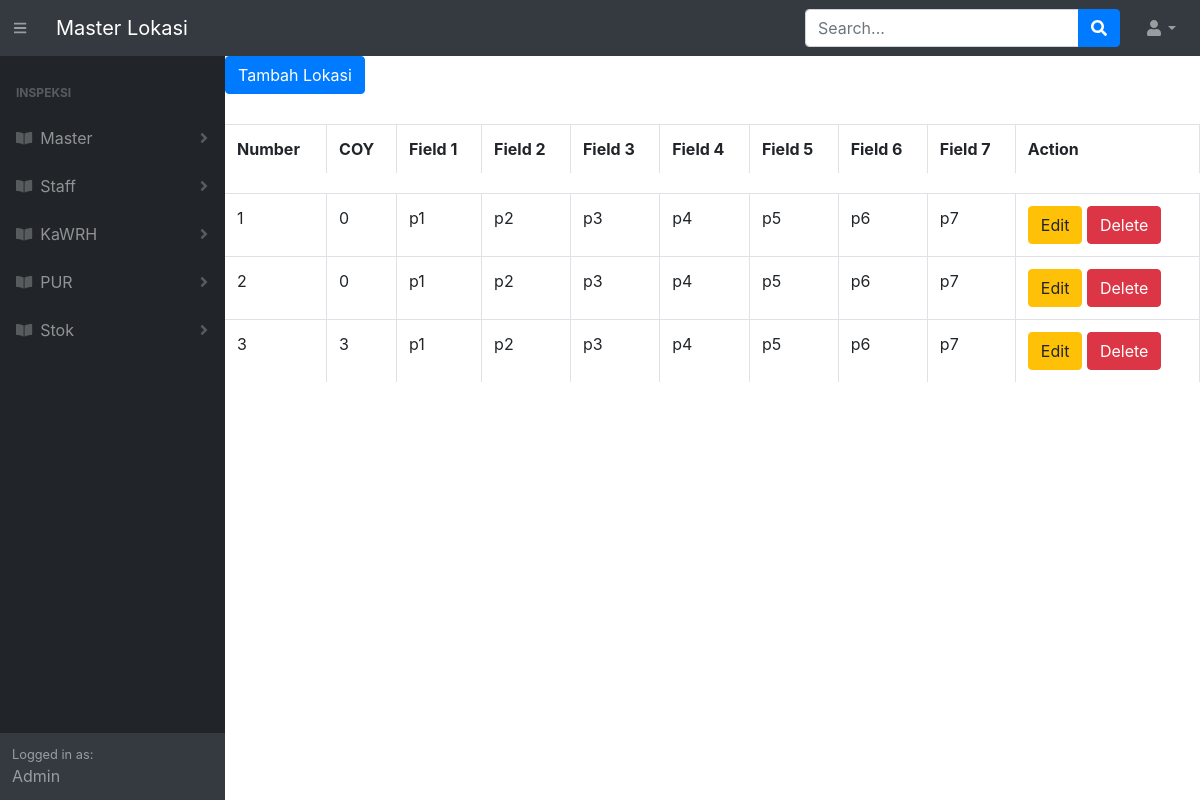
Before: /master_lokasi.php with the older database file.
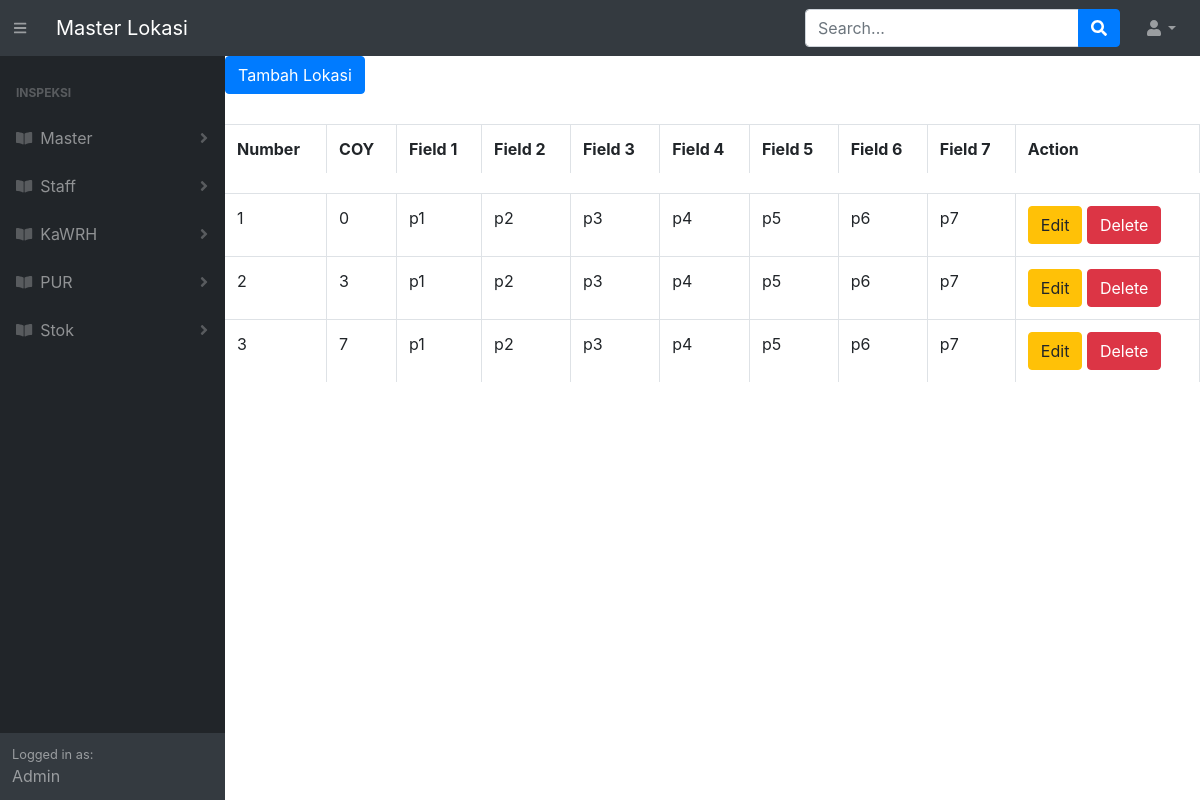
After: the same page with the newer database file.
### tables this page shows
CREATE TABLE `master_lokasi` (
  `id_lokasi` int(20) NOT NULL,
  `id_company` int(11) NOT NULL,
  `field1` varchar(20) NOT NULL,
  `field2` varchar(20) NOT NULL,
  `field3` varchar(20) NOT NULL,
  `field4` varchar(20) NOT NULL,
  `field5` varchar(20) NOT NULL,
  `field6` varchar(20) NOT NULL,
  `field7` varchar(20) NOT NULL
);

### master_lokasi.php (the view, shortened to what the changed rows need)
<?php
    require 'function.php';
?>
<!DOCTYPE html>
<html lang="en">
    <head>
        <link href="css/styles.css" rel="stylesheet" />
        <link href="https://cdn.datatables.net/1.10.20/css/dataTables.bootstrap4.min.css" rel="stylesheet" />
    </head>
    <body class="sb-nav-fixed">
        <div id="layoutSidenav">
            <div id="layoutSidenav_content">
            <main>
                        <div class="table-responsive">
                            <br>
                            <table class="table table-bordered" id="dataTable" width="100%" cellspacing="0">
                                <th>Number</th>
                                <th>COY </th>
                                <th>Field 1</th>
                                <th>Field 2</th>
                                <th>Field 3</th>
                                <th>Field 4</th>
                                <th>Field 5</th>
                                <th>Field 6</th>
                                <th>Field 7</th>
                                <th>Action</th>
                                <tr style="height:20px">
                                <?php
                                $ambilsemuadatalokasi = mysqli_query($conn,"select * from master_lokasi");
                                $i=1;
                                while($data=mysqli_fetch_array($ambilsemuadatalokasi)){
                                    $idlokasi = $data['id_lokasi'];
                                    $idcoy = $data['id_company'];
                                    $field1 = $data['field1'];
                                    $field2 = $data['field2'];
                                    $field3 = $data['field3'];
                                    $field4 = $data['field4'];
                                    $field5 = $data['field5'];
                                    $field6 = $data['field6'];
                                    $field7 = $data['field7'];
                                ?>
                                <tr>
                                    <td><?=$i++;?></td>
                                    <td><?=$idcoy?></td>
                                    <td><?=$field1?></td>
                                    <td><?=$field2?></td>
                                    <td><?=$field3?></td>
                                    <td><?=$field4?></td>
                                    <td><?=$field5?></td>
                                    <td><?=$field6?></td>
                                    <td><?=$field7?></td>
                                    <td>
                                    <button type="button" class="btn btn-warning" data-toggle="modal" data-target="#Edit<?=$idlokasi?>">
                                    Edit
                                    </button>
                                    <button type="button" class="btn btn-danger" data-toggle="modal" data-target="#Delete<?=$idlokasi?>">
                                    Delete
                                    </button>
                                    </td>
                                </tr>
                                <?php
                                };
                                ?>
                            </table>
            </main>
            </div>
            </div>
</body>
</html>

Changed rows visible on the page:
removed master_lokasi: id_company "0", field1 "p1", field2 "p2", field3 "p3", field4 "p4", field5 "p5", field6 "p6", field7 "p7"
added master_lokasi: id_company "7", field1 "p1", field2 "p2", field3 "p3", field4 "p4", field5 "p5", field6 "p6", field7 "p7"
